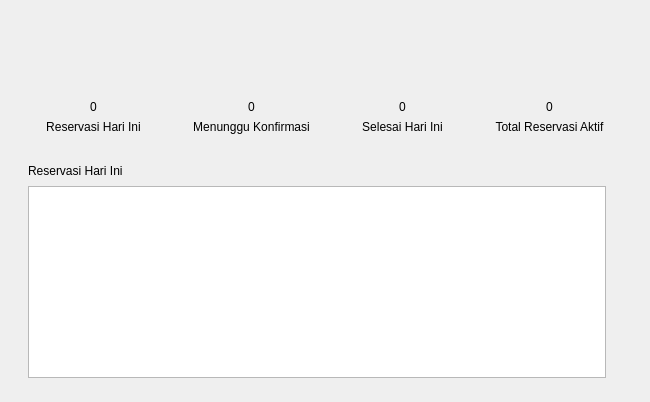
<?xml version="1.0" encoding="UTF-8"?>
<ui version="4.0">
 <class>DashboardPageUi</class>
 <widget class="QWidget" name="DashboardPageUi">
  <layout class="QVBoxLayout" name="main_layout">
   <property name="spacing"><number>18</number></property>
   <property name="leftMargin"><number>28</number></property>
   <property name="topMargin"><number>24</number></property>
   <property name="rightMargin"><number>28</number></property>
   <property name="bottomMargin"><number>24</number></property>
   <item><widget class="QLabel" name="header_label"><property name="objectName"><string>pageHeader</string></property></widget></item>
   <item><widget class="QLabel" name="date_label"><property name="objectName"><string>dateLabel</string></property></widget></item>
   <item>
    <layout class="QHBoxLayout" name="cards_layout">
     <property name="spacing"><number>16</number></property>
     <item><widget class="QFrame" name="card_hari_ini"><property name="objectName"><string>dashCard</string></property><layout class="QVBoxLayout" name="card_hari_ini_layout"><property name="leftMargin"><number>18</number></property><property name="topMargin"><number>12</number></property><property name="rightMargin"><number>18</number></property><property name="bottomMargin"><number>12</number></property><item><widget class="QLabel" name="card_hari_ini_value"><property name="text"><string>0</string></property><property name="alignment"><set>Qt::AlignCenter</set></property><property name="objectName"><string>cardValue</string></property></widget></item><item><widget class="QLabel" name="card_hari_ini_title"><property name="text"><string>Reservasi Hari Ini</string></property><property name="alignment"><set>Qt::AlignCenter</set></property><property name="wordWrap"><bool>true</bool></property><property name="objectName"><string>cardTitle</string></property></widget></item></layout></widget></item>
     <item><widget class="QFrame" name="card_menunggu"><property name="objectName"><string>dashCard</string></property><layout class="QVBoxLayout" name="card_menunggu_layout"><property name="leftMargin"><number>18</number></property><property name="topMargin"><number>12</number></property><property name="rightMargin"><number>18</number></property><property name="bottomMargin"><number>12</number></property><item><widget class="QLabel" name="card_menunggu_value"><property name="text"><string>0</string></property><property name="alignment"><set>Qt::AlignCenter</set></property><property name="objectName"><string>cardValue</string></property></widget></item><item><widget class="QLabel" name="card_menunggu_title"><property name="text"><string>Menunggu Konfirmasi</string></property><property name="alignment"><set>Qt::AlignCenter</set></property><property name="wordWrap"><bool>true</bool></property><property name="objectName"><string>cardTitle</string></property></widget></item></layout></widget></item>
     <item><widget class="QFrame" name="card_selesai"><property name="objectName"><string>dashCard</string></property><layout class="QVBoxLayout" name="card_selesai_layout"><property name="leftMargin"><number>18</number></property><property name="topMargin"><number>12</number></property><property name="rightMargin"><number>18</number></property><property name="bottomMargin"><number>12</number></property><item><widget class="QLabel" name="card_selesai_value"><property name="text"><string>0</string></property><property name="alignment"><set>Qt::AlignCenter</set></property><property name="objectName"><string>cardValue</string></property></widget></item><item><widget class="QLabel" name="card_selesai_title"><property name="text"><string>Selesai Hari Ini</string></property><property name="alignment"><set>Qt::AlignCenter</set></property><property name="wordWrap"><bool>true</bool></property><property name="objectName"><string>cardTitle</string></property></widget></item></layout></widget></item>
     <item><widget class="QFrame" name="card_total"><property name="objectName"><string>dashCard</string></property><layout class="QVBoxLayout" name="card_total_layout"><property name="leftMargin"><number>18</number></property><property name="topMargin"><number>12</number></property><property name="rightMargin"><number>18</number></property><property name="bottomMargin"><number>12</number></property><item><widget class="QLabel" name="card_total_value"><property name="text"><string>0</string></property><property name="alignment"><set>Qt::AlignCenter</set></property><property name="objectName"><string>cardValue</string></property></widget></item><item><widget class="QLabel" name="card_total_title"><property name="text"><string>Total Reservasi Aktif</string></property><property name="alignment"><set>Qt::AlignCenter</set></property><property name="wordWrap"><bool>true</bool></property><property name="objectName"><string>cardTitle</string></property></widget></item></layout></widget></item>
    </layout>
   </item>
   <item>
    <layout class="QHBoxLayout" name="bottom_layout">
     <property name="spacing"><number>16</number></property>
     <item>
      <widget class="QWidget" name="table_wrap">
       <layout class="QVBoxLayout" name="table_layout">
        <property name="spacing"><number>8</number></property>
        <property name="leftMargin"><number>0</number></property><property name="topMargin"><number>0</number></property><property name="rightMargin"><number>0</number></property><property name="bottomMargin"><number>0</number></property>
        <item><widget class="QLabel" name="section_label"><property name="text"><string>Reservasi Hari Ini</string></property><property name="objectName"><string>sectionTitle</string></property></widget></item>
        <item><widget class="QTableWidget" name="today_table"><property name="editTriggers"><set>QAbstractItemView::NoEditTriggers</set></property><property name="selectionBehavior"><enum>QAbstractItemView::SelectRows</enum></property><attribute name="verticalHeaderVisible"><bool>false</bool></attribute></widget></item>
       </layout>
      </widget>
     </item>
     <item><widget class="QWidget" name="chart_container"><property name="minimumWidth"><number>280</number></property><layout class="QVBoxLayout" name="chart_layout"><property name="leftMargin"><number>0</number></property><property name="topMargin"><number>0</number></property><property name="rightMargin"><number>0</number></property><property name="bottomMargin"><number>0</number></property></layout></widget></item>
    </layout>
   </item>
  </layout>
 </widget>
 <resources/>
 <connections/>
</ui>
